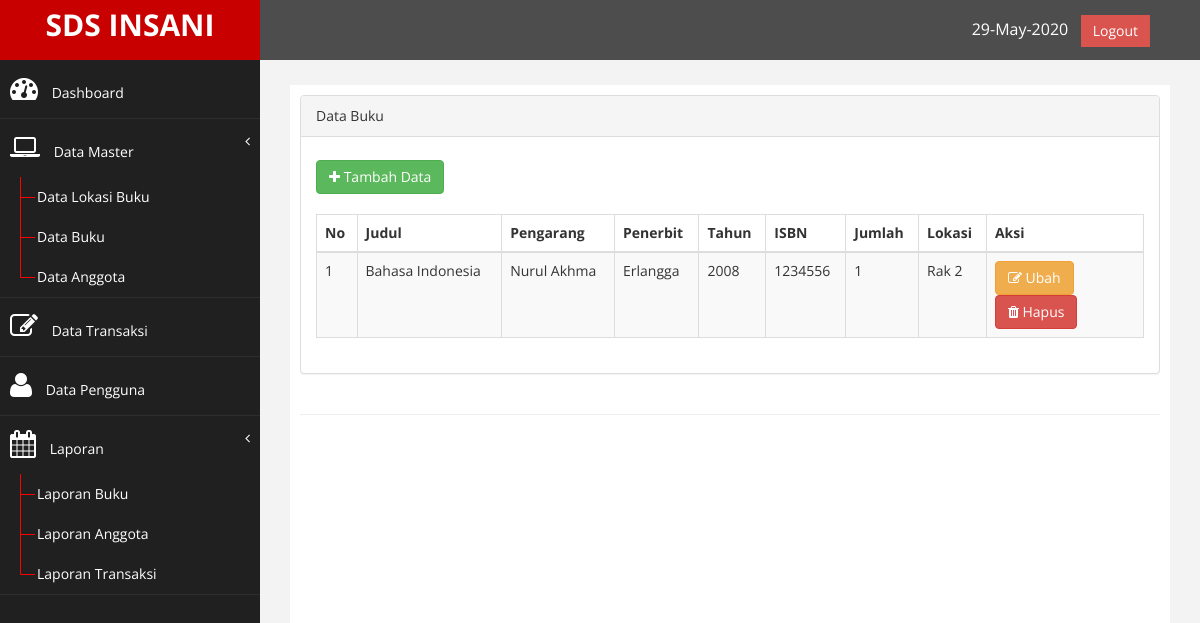
The app's page /index.php?page=buku (signed in) with its own data.
### tables this page shows
CREATE TABLE `tb_buku` (
  `id_buku` int(11) NOT NULL,
  `judul` varchar(200) NOT NULL,
  `pengarang` varchar(100) NOT NULL,
  `penerbit` varchar(100) NOT NULL,
  `tahun_terbit` varchar(4) NOT NULL,
  `isbn` varchar(25) NOT NULL,
  `jumlah_buku` int(11) NOT NULL,
  `lokasi` varchar(50) NOT NULL,
  `tgl_input` timestamp NOT NULL DEFAULT CURRENT_TIMESTAMP ON UPDATE CURRENT_TIMESTAMP
);

### page/buku/buku.php (the view)
<div class="row">
                <div class="col-md-12">
                    <div class="panel panel-default">
                        <div class="panel-heading">
                             Data Buku
                        </div>
                        <div class="panel-body">
                            <div class="table-responsive">
                                <div>
                            <a href="?page=buku&aksi=tambah" class="btn btn-success" style="margin-top:  8px;"><i class="fa fa-plus"></i> Tambah Data</a>
                            </div><br>
                                <table class="table table-striped table-bordered table-hover" id="dataTables-example">
                                    <thead>
                                        <tr>
                                            <th>No</th>
                                            <th>Judul</th>
                                            <th>Pengarang</th>
                                            <th>Penerbit</th>
                                            <th>Tahun</th>
                                            <th>ISBN</th>
                                            <th>Jumlah</th>
                                            <th>Lokasi</th>
                                            <th width="19%">Aksi</th>
                                        </tr>
                                    </thead>
                                    <tbody>
                                        <?php
                                        $no = 1;
                                        $sql = $koneksi->query("select * from tb_buku");
                                        while ($data= $sql->fetch_assoc()) {
                                    ?>
                                    <tr>
                                        <td><?php echo $no++; ?></td>
                                        <td><?php echo $data['judul'];?></td>
                                        <td><?php echo $data['pengarang'];?></td>
                                        <td><?php echo $data['penerbit'];?></td>
                                        <td><?php echo $data['tahun_terbit'];?></td>
                                        <td><?php echo $data['isbn'];?></td>
                                        <td><?php echo $data['jumlah_buku'];?></td>
                                        <td><?php echo $data['lokasi'];?></td>
                                        <td>
                                            <a href="?page=buku&aksi=ubah&id_buku=<?php echo $data['id_buku']; ?>" class="btn btn-warning" ><i class="fa fa-edit"></i> Ubah</a>
                                            <a onclick="return confirm('Anda yakin ingin menghapus?')" href="?page=buku&aksi=hapus&id_buku=<?php echo $data['id_buku']; ?>" class="btn btn-danger" ><i class="fa fa-trash"></i> Hapus</a>
                                        </td>
                                    </tr>
                                    <?php  } ?>
                                    </tbody>
                                    </table>
                                  </div>
                        </div>
                     </div>
                   </div>
     </div>

### assets/css/custom.css (style rules this page uses)
body { font-family: 'Open Sans', sans-serif; }

### records on screen
tb_buku: judul "Bahasa Indonesia", pengarang "Nurul Akhma", penerbit "Erlangga", tahun_terbit "2008", isbn "1234556", jumlah_buku "1", lokasi "Rak 2"
